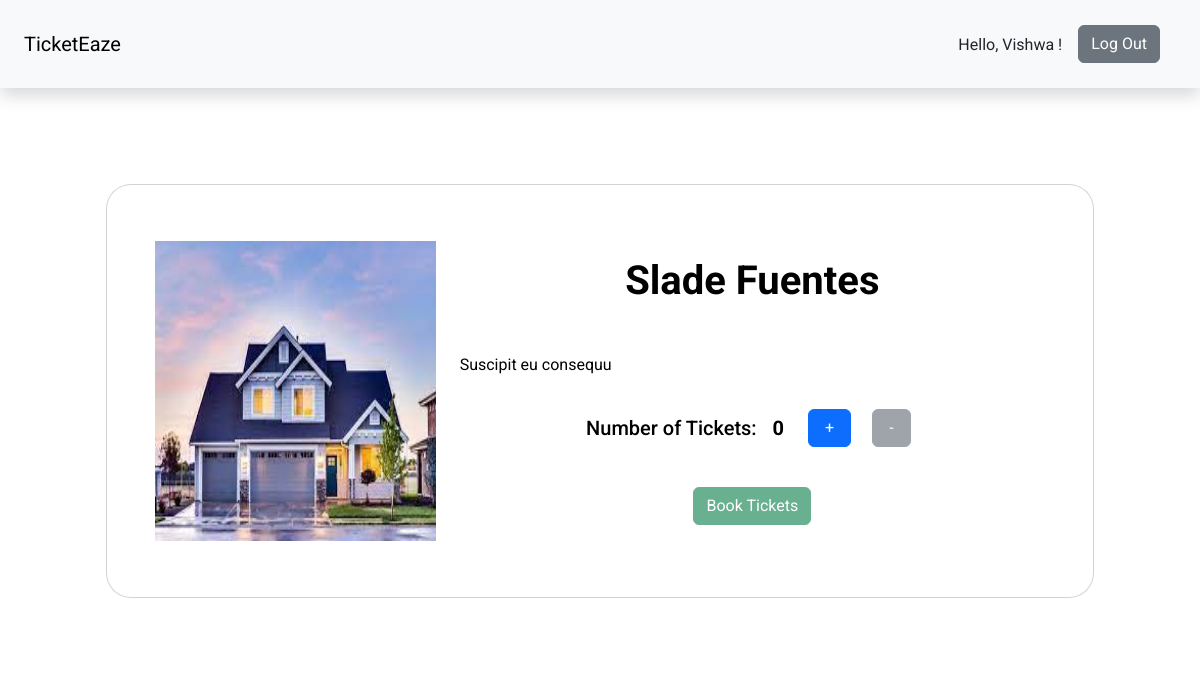
Page /event/booktickets/1 (signed in) on the committed database.
### models.py (models this page shows, shortened)
class admin(UserMixin,db.Model):
   id = db.Column( db.Integer, primary_key = True)
   name = db.Column(db.String(100))
   email = db.Column(db.String(100))
   phonenumber = db.Column(db.String(12))
   password = db.Column(db.String(257))

class show(db.Model):
   id = db.Column(db.Integer, primary_key = True)
   name = db.Column(db.String(100))
   description = db.Column(db.String(100))
   location = db.Column(db.String(100))
   capacity = db.Column(db.Integer)
   tags = db.Column(db.String(200))
   price = db.Column(db.Float)
   rating = db.Column(db.Integer)
   showshosted = db.relationship('venue',secondary=showinvenue, backref='showshosted')

### app.py (the view)
@app.route("/event/booktickets/<int:event_id>")
def ticket_booking(event_id):
   if not current_user.is_authenticated:
      return redirect("/login/user")
   if request.method=='POST':
      pass
   event_details = db.session.query(show).filter_by(id=event_id).first()
   return render_template("Events/EventPage.html",event_details=event_details)

### app.py (called while the page is built)
@login_manager.user_loader
def load_user(user_id):
        if session['user_type']=='user':
          record = user.query.get(int(user_id))
        elif session['user_type']=='admin':
          record = admin.query.get(int(user_id))
        return record

### templates/Events/EventPage.html (shortened to what this page needs)
{% extends "./Layouts/layout.html" %}
{% block content %}
{% include "./Layouts/navBarAdmin.html" %}
{% block ticketBooking %}
      <section class="p-5 bg-white mt-5 " >
        <div class="container h-100">
          <div class="row d-flex justify-content-center align-items-center h-100">
            <div class="col-lg-12 col-xl-11">
              <div class="card text-black vh-50" style="border-radius: 25px;">
                <div class="card-body p-md-5">
                  <div class="row justify-content-center">
                    <div class="col-md-10 col-lg-6 col-xl-4 d-flex align-items-center order-1 order-lg-1 justify-content-center justify-content-lg-start">
                        <img src="/static/file_uploads/event/{{event_details.id}}.jpeg" style="height:300px; width:300px;" class="img-fluid" alt="Sample image">
                    </div>
                    <div class="col-md-10 col-lg-6 col-xl-8 order-2 order-lg-2 ">
                      <p class="text-center h1 fw-bold mb-5 mx-1 mx-md-4 mt-4">{{event_details.name}}</p>
                        <div class="d-flex flex-row align-items-center mb-4">
                          <div class="desc">{{event_details.description}}</div>
                        </div>
                        <div class="d-flex flex-row align-items-center justify-content-center mb-4">
                                <div class="tickets mx-2 h5">Number of Tickets: </div>
                                <div class="ticket-display mx-2 h5" id="tickets_no"><b>0</b></div>
                                <div class="ticket-count mx-2 h5">
                                  <button class="btn btn-primary btn-md px-3 mx-2 my-2" id="increment">+</button>
                                  <button class="btn btn-secondary btn-md px-3 mx-2 my-2 disabled" id="decrement">-</button>
                                </div>
                        </div>
                        <div class="d-flex justify-content-center mx-4 mb-3 mb-lg-4">
                          <button class="btn btn-md btn-success register-btn disabled" id="book-button">Book Tickets</button>
                        </div>
                    </div>
                  </div>
                </div>
              </div>
            </div>
          </div>
        </div>
      </section>
{% endblock ticketBooking %}
{% endblock content %}

### templates/Layouts/navBarAdmin.html (shortened to what this page needs)
<nav class="navbar navbar-expand-lg navbar-light bg-light p-4 shadow ">
    <div class="navbar-brand " href="#">TicketEaze</div>
    <div class="collapse navbar-collapse d-lg-flex justify-content-lg-end" id="navbarNav">
      <ul class="navbar-nav ml-auto">
        {% if current_user.is_authenticated %}
          <li class="pt-2 nav-item d-none d-lg-block">Hello, {{current_user.name}} !</li>
          <li class="list-unstyled mx-3 d-lg-block  d-none">
            <button type="button" class="btn btn-secondary" onclick="location.href='/logout'">Log Out</button>
          </li>
        {% endif %}
      </ul>
    </div>
  </nav>

### templates/Layouts/layout.html (style rules this page uses)
body { font-family: 'Roboto', sans-serif; }

### rows in the picture
admin: name "Vishwa"
show: name "Slade Fuentes", description "Suscipit eu consequu"
